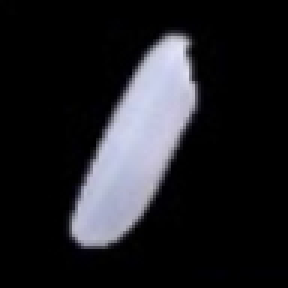
#> input picture Proyek Pengolahan Citra Digital/beras.jpg, 96 x 96 px (shown 3 times larger)
$ jupyter execute 'Proyek Pengolahan Citra Digital.ipynb'
#> lines starting #> are read from the running program, lines starting #| are printed output that depends on the picture; after the words box and inside, x2 and y2 are one past the last pixel; in counts of white or black regions, pixels touching at a corner belong together
<h1>Pengolahan Citra Digital</h1>

[cell 1]
import numpy as np
import cv2
from matplotlib import pyplot as plt

[cell 2]
img = cv2.imread("beras.jpg")
#> img is the input picture: shape (96, 96, 3); mean B, G, R 36.7, 32.5, 32.3

[cell 3]
beras2 = cv2.imread("beras.jpg")
plt.title('Citra Awal')
plt.imshow(beras2)
plt.show()

[cell 4]
img

[cell 5]
#menampilkan dimensi array gambar
img.shape
#> Out = (96, 96, 3)

[cell 6]
grayscale = []

for i in img :
    row = []
    for j in i :
        row.append((j[0]+j[1]+j[2])/3)
    grayscale.append(row)
#> this loop made 96 passes
#> after the loop, grayscale = 96 items

[cell 7]
plt.title('Citra Ketika Diubah ke Grayscale')
plt.imshow(grayscale)
plt.show()
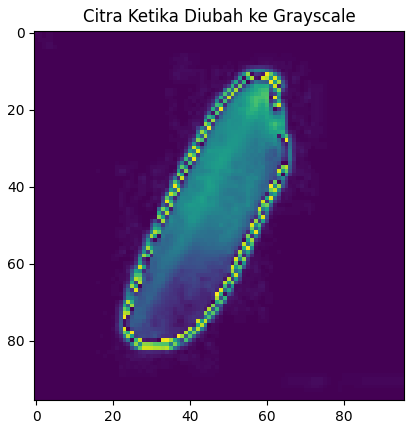
#> figure drawn by matplotlib, 1 panel

[cell 8]
gsNp = np.array(grayscale)
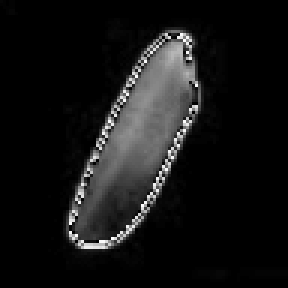
#> gsNp: shape (96, 96) float64 (shown 3 times larger); min 0, max 85, mean 6.9; drawn with min black and max white
h,w = np.shape(gsNp)
#> h = 96; w = 96
t=1 #initial condition
g1 = []
g2 = []

#calculating t by algorithm
while(1):
    for px in range(0,h):
        for py in range(0,w):
            if (gsNp[px][py] < t):
                g1.append(gsNp[px][py])
            else:
                g2.append(gsNp[px][py])
    mu1 = sum(g1) / len(g1)
#     print(g2)
    mu2 = sum(g2) / len(g2)
    t0=t
    t = ((mu1+ mu2)/2)
    delta_t = abs(t-t0)
#     print(mu1,mu2,t,delta_t)
    if(delta_t < 1):
        break
#> after the loop, g1 = 29079 items; g2 = 7785 values, max 85 at index 2363, min 1 at index 1, mean 31
rata2 = round(t,0)
print(rata2)

[cell 9]
# thres_finder(img)
np.shape(gsNp)
def global_threshold(image, thres_value, val_high, val_low):
#> called with thres_value = 16, val_high = 255, val_low = 0
    img = image.copy()
    for i in range(image.shape[0]):
        for j in range(image.shape[1]):
            if image[i,j] > thres_value:
                img[i,j] = val_high
            else:
                img[i,j] = val_low
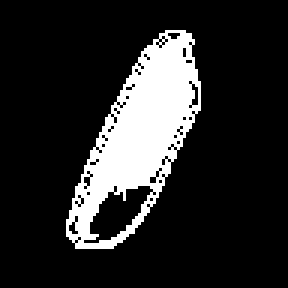
#> img: shape (96, 96) float64 (shown 3 times larger); 16% white; 1 white region, box (x1, y1, x2, y2) and area: (22, 10, 67, 83) 1477
    return img

setelahnya = global_threshold(gsNp,rata2,255,0)
plt.title('Citra Ketika Diubah Dengan Metode Treshold')
plt.imshow(setelahnya, cmap='gray', vmin=0, vmax=255)
plt.show()

[cell 10]
hsv_img = cv2.cvtColor(img, cv2.COLOR_BGR2HSV)
#> hsv_img: shape (96, 96, 3); mean H, S, V 34.7, 26.2, 36.7

[cell 11]
hsv_img.shape
#> Out = (96, 96, 3)

[cell 12]
kebersihan = ""
for x in range(0,hsv_img.shape[0]):
    for y in range(0, hsv_img.shape[1]):
        if (hsv_img[x,y,1] < 0.4) and (hsv_img[x,y,2] > 0.55):
            kebersihan = "Bersih"
        else:
            kebersihan = "Tidak Bersih"

[cell 13]
kebersihan

[cell 14]
warna = ""
for x in range(0,hsv_img.shape[0]):
    for y in range(0, hsv_img.shape[1]):
        if (hsv_img[x,y,0] > 0.2 and hsv_img[x,y,0] < 0.7) and (hsv_img[x,y,1] > 0.01 and hsv_img[x,y,1] < 0.3) and (hsv_img[x,y,2] > 0.55 and hsv_img[x,y,2] < 0.9):
            warna = "Putih"
        else:
            warna = "Tidak Putih"
